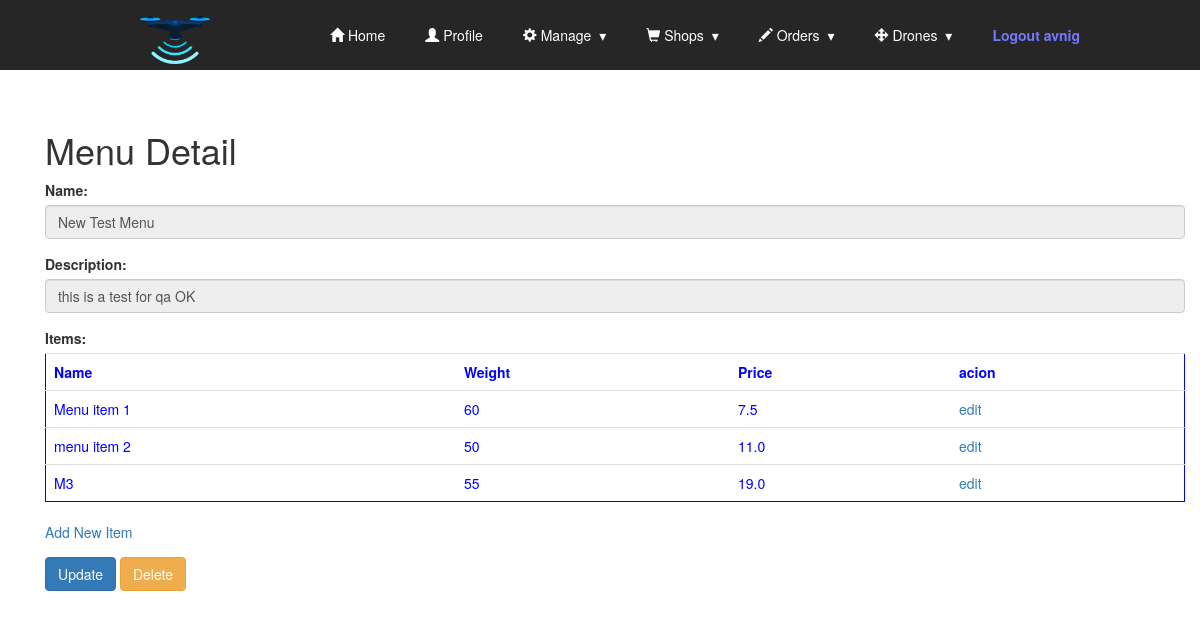
Page /shops/menu/1 (signed in) on the committed database.
### shops/models.py (models this page shows, shortened)
class Menu(models.Model):
    name = models.CharField(max_length=25)
    description = models.CharField(max_length=50)
    items = models.ManyToManyField(MenuItem)

class MenuItem(models.Model):
    name = models.CharField(max_length=50)
    description = models.CharField(max_length=50)
    weight = models.IntegerField()
    price = models.FloatField(default=0)

### shops/views.py (the view)
# urls.py: path('menu/<int:id>',MenuDetailView.as_view(),name='menu_detail'),
@method_decorator(login_required, name='dispatch')
class MenuDetailView(DetailView):
    template_name = 'menus/menu_detail.html'
    model=Menu
    context_object_name = 'menu'
    def get_object(self):
        id_ = self.kwargs.get("id")
        return get_object_or_404(Menu,id=id_)

### shops/templates/menus/menu_detail.html (shortened to what this page needs)
<!DOCTYPE html>
{% extends "base.html" %}
{% block content %}
<div class="container">
<br><br>
  <h1>Menu Detail</h1>
  <form method="POST">
    <div class="form-group">
        <label for="name">Name:</label>
        <input type="text" class="form-control" id="name" value='{{ menu.name }}' disabled>
    </div>
    <div class="form-group">
        <label for="description">Description:</label>
        <input type="text" class="form-control" id="description" value="{{ menu.description }}" disabled>
    </div>
    <div class="form-group">
        <label for='items'>Items:</label>
          <table class="table" style="border-style: solid; border-width:thin; border-color:blue; color:blue;" >
            <tr>
              <th>Name</th>
              <th>Weight</th>
              <th>Price</th>
              <th>acion</th>
            </tr>
          {% for i in menu.items.all %}
              <tr>
                <td>{{i.name}}</td>
                <td>{{i.weight}}</td>
                <td>{{i.price}}</td>
                <td> <a href="{% url 'shops:menu_item_update' i.id %}">edit</a> </td>
              </tr>
          {% endfor %}
        </table>
        <a href="{% url 'shops:menu_item_create' %}">Add New Item</a>
    </div>
    <a href="{% url 'shops:menu_update' menu.id %}"><button type="button" class="btn btn-primary">Update</button></a>
    <a href="{% url 'shops:menu_delete' menu.id %}"><button type="button" class="btn btn-warning">Delete</button></a>
  </form>
</div>
{% endblock %}

### templates/Base.html (shortened to what this page needs)
{% load static %}
<!DOCTYPE html>
<html>
<head>
  <link rel="stylesheet" href="https://maxcdn.bootstrapcdn.com/bootstrap/3.4.1/css/bootstrap.min.css">
  <link rel="stylesheet" href="{% static 'css/styles.css' %}">
  <link rel="stylesheet" href="{% static 'css/resp_nav_style.css' %}">
</head>
<body>
  <section class="nav-bar">
  <div class="nav-container">
    <div class="brand">
      <a class="brand" href="{% url 'index' %}"><img src="{% static 'dronebar/drone.png' %}" alt="Dronebar"></a>
    </div>
    <nav>
      <ul class="nav-list">
        <li class="active"><a href="{% url 'index' %}"><span class="glyphicon glyphicon-home"></span> Home</a></li>
        <li class="active"><a href="{% url 'accounts:profile' %}"><span class="glyphicon glyphicon-user"></span> Profile</a></li>
        <li>
          <a class="dropdown-toggle" data-toggle="dropdown" href="#"><span class="glyphicon glyphicon-cog"></span> Manage
          </a>
        </li>
        <li>
          <a class="dropdown-toggle" data-toggle="dropdown" href="#"><span class="glyphicon glyphicon-shopping-cart"></span> Shops
          </a>
        </li>
        <li>
          <a class="dropdown-toggle" data-toggle="dropdown" href="#"><span class="glyphicon glyphicon-pencil"></span> Orders
          </a>
        </li>
        <li>
          <a class="dropdown-toggle" data-toggle="dropdown" href="#"><span class="glyphicon glyphicon-move"></span> Drones
          </a>
        </li>
        <li><a href="{% url 'accounts:logout' %}" id="emp">Logout {{request.user}}</a></li>
      </ul>
    </nav>
  </div>
</section>
    <div class="container">
      {% block content %}
      {% endblock %}
    </div>
</body>
</html>

### static/css/styles.css (style rules this page uses)
#emp { color:#7777ff; text-color:#9999ff; font-weight: bold; }
.active { background-color: #04AA6D; color: white; }
td { padding: 1em; }

### static/css/resp_nav_style.css (style rules this page uses)
body { margin: 0; padding: 0; }
.nav-bar { height: 70px; background: #262626; }
.brand { position: absolute; padding-left: 20px; float: left; line-height: 70px; text-transform: uppercase; font-size: 1.4em; }
.brand a img { max-height: 70px; }
.brand a, .brand a:visited { color: #ffffff; text-decoration: none; }
.nav-container { max-width: 1000px; margin: 0 auto; }
nav { float: right; }
nav ul { list-style: none; margin: 0; padding: 0; }
nav ul li { float: left; position: relative; }
nav ul li a, nav ul li a:visited { display: block; padding: 0 20px; line-height: 70px; background: #262626; color: #ffffff; text-decoration: none; }
nav ul li a:not(:only-child):after, nav ul li a:visited:not(:only-child):after { padding-left: 4px; content: ' ▾'; }
@media screen and (min-width: 799px) { .nav-list { display: block !important; } }

### rows in the picture
Menu: name "New Test Menu", description "this is a test for qa OK"
MenuItem: name "Menu item 1", weight "60", price "7.5"
MenuItem: name "menu item 2", weight "50", price "11.0"
MenuItem: name "M3", weight "55", price "19.0"

### other values in the picture
{{ request.user }} "avnig"
